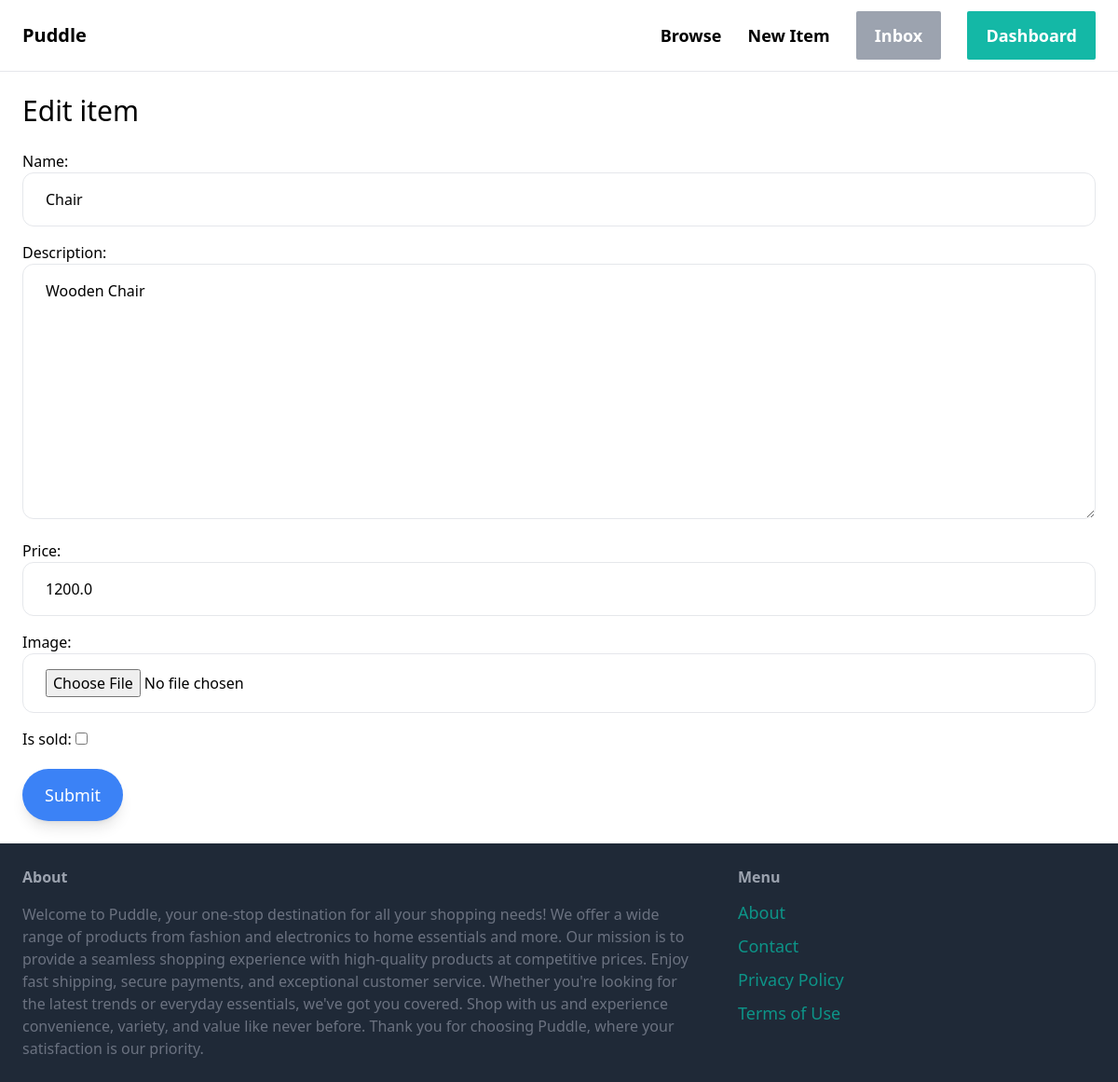
The page /items/1/edit/ (signed in) on the database its author committed.
### item/models.py (models this page shows, shortened)
class Item(models.Model):
    category = models.ForeignKey(Category, related_name='items', on_delete=models.CASCADE)
    name = models.CharField(max_length=255)
    description = models.TextField(blank=True, null=True)
    price = models.FloatField()
    image = models.ImageField(upload_to='item_images', blank=True, null=True)
    is_sold=models.BooleanField(default=False)
    created_by=models.ForeignKey(User, related_name='items', on_delete=models.CASCADE)
    created_at= models.DateTimeField(auto_now_add=True)

### item/views.py (the view)
# urls.py: path('<int:pk>/edit/', views.edit, name='edit'),
@login_required
def edit(request, pk):
    item = get_object_or_404(Item, pk=pk, created_by=request.user)
    if request.method == 'POST':
        form = EditItemForm(request.POST, request.FILES, instance=item)
        if form.is_valid():
            form.save()
            return redirect('item:detail', pk=item.id)
    else:
        form = EditItemForm(instance=item)
    return  render(request, 'item/form.html',{
        'form': form,
        'title': 'Edit item',
    })

### item/forms.py
class EditItemForm(forms.ModelForm):
    class Meta:
        model = Item
        fields = ('name', 'description', 'price', 'image', 'is_sold')
        widgets = {
            'name': forms.TextInput(attrs={
                'class': INPUT_CLASSES
            }),
            'description': forms.Textarea(attrs={
                'class': INPUT_CLASSES
            }),
            'price': forms.TextInput(attrs={
                'class': INPUT_CLASSES
            }),
            'image': forms.FileInput(attrs={
                'class': INPUT_CLASSES
            }),
        }

### item/templates/item/form.html (shortened to what this page needs)
{% extends 'core/base.html' %}
{% block content %}
<h1 class="mb-6 text-3xl">{{ title}}</h1>
<form method="post" action="." enctype="multipart/form-data">
    <div class="space-y-4">
        {{ form.as_p}}
     </div>
    <button class="py-3.5 mt-5 px-6 shadow-lg text-lg bg-blue-500 rounded-full text-white hover:bg-blue-800">Submit</button>
</form>
{% endblock %}

### rows shown on the page
Item: name "Chair", description "Wooden Chair", price "1200.0"

### other values the page prints
{{ title }} "Edit item"
